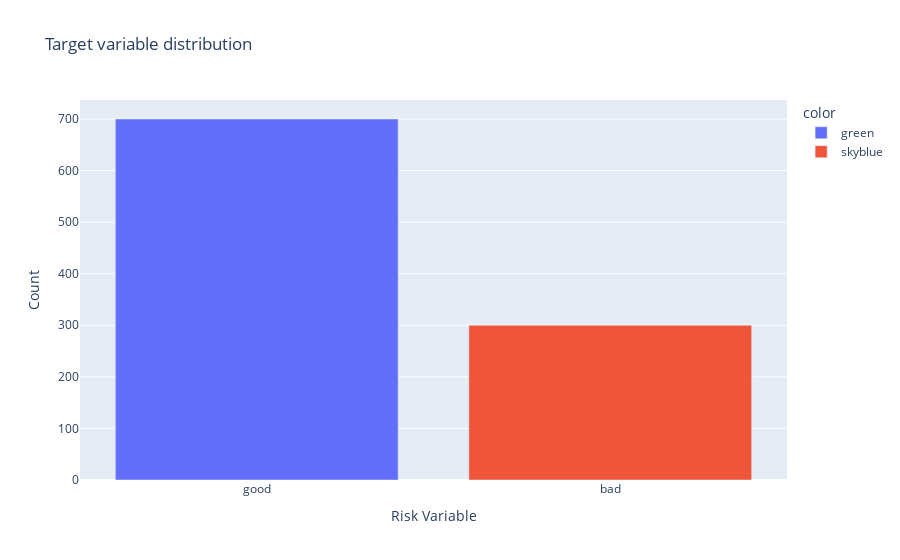

Write notebook code for a chart like this one.
### Code cell
Risk_counts = df['Risk'].value_counts().reset_index()  
Risk_counts.columns = ['Risk Variable', 'Count']  

# Créer un graphique en barres  
fig = px.bar(Risk_counts,   
              x='Risk Variable',   
              y='Count',   
              title='Target variable distribution',  
              color=['green','skyblue'],  # Optionnel : colorer les barres selon le nombre de cas  
              color_continuous_scale='Blues')  # Optionnel : choisir une échelle de couleur  

# Afficher la figure  
fig.show()

### Figure 1 — Plotly figure (JSON) as saved in the notebook; plotly's stock layout.template omitted (floating-point values rounded to 4 significant figures)
{"data": [{"alignmentgroup": "True", "hovertemplate": "color=green<br>Risk Variable=%{x}<br>Count=%{y}<extra></extra>", "legendgroup": "green", "marker": {"color": "#636efa", "pattern": {"shape": ""}}, "name": "green", "offsetgroup": "green", "orientation": "v", "showlegend": true, "textposition": "auto", "type": "bar", "x": ["good"], "xaxis": "x", "y": [700], "yaxis": "y"}, {"alignmentgroup": "True", "hovertemplate": "color=skyblue<br>Risk Variable=%{x}<br>Count=%{y}<extra></extra>", "legendgroup": "skyblue", "marker": {"color": "#EF553B", "pattern": {"shape": ""}}, "name": "skyblue", "offsetgroup": "skyblue", "orientation": "v", "showlegend": true, "textposition": "auto", "type": "bar", "x": ["bad"], "xaxis": "x", "y": [300], "yaxis": "y"}], "layout": {"barmode": "relative", "legend": {"title": {"text": "color"}, "tracegroupgap": 0}, "title": {"text": "Target variable distribution"}, "xaxis": {"anchor": "y", "domain": [0, 1], "title": {"text": "Risk Variable"}}, "yaxis": {"anchor": "x", "domain": [0, 1], "title": {"text": "Count"}}}}
